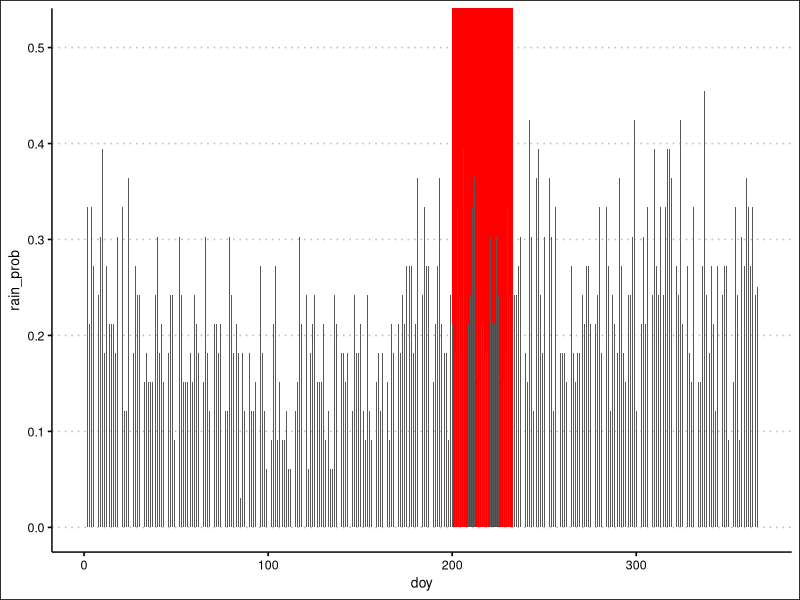

Generate this figure with R:
library(tidyverse)
library(ggthemes)

theme_set(theme_clean())

d <- read_csv("data/tidy/td_wea.csv")

#--probably need more than 10 years of data...
d %>% 
#  filter(doy < 50) %>% 
  mutate(
    doy = yday(date),
    rainedYN = ifelse(prec_mm > 2, 1, 0)) %>% 
  group_by(doy) %>% 
  summarise(
    tot = n(),
    rain_prob = sum(rainedYN/tot)) %>% 
  ggplot(aes(doy, rain_prob)) + 
  geom_rect(xmin = 200, xmax = 233, 
            ymin = 0, ymax = 1,
            fill = "red",
            alpha = 0.5) +
  geom_col(width = 0.4) 

